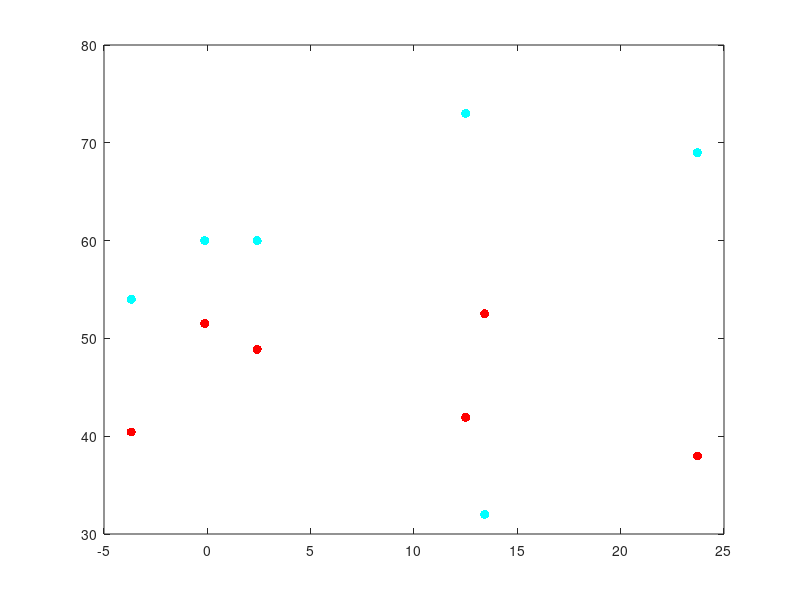

Write the MATLAB code that produced this figure. (Note: this script raises an error after producing the figure.)
%% Plot GPS data testing: Sun April, 26 wk7
%  Based on function: plot_google_map.m 
%  Based on google static map API(Broswer)
%  How to use:
%  - Do normal plotting of Long and Lat data in the front.
%  - When finishing config all Long and Lat data: Call plot_google_map('the settings u want')

%%
close all;
lat = [48.8708 51.5188 41.9260 40.4312 52.523 37.982]; 
lon = [2.4131 -0.1300 12.4951 -3.6788 13.415 23.715]; 
plot(lon,lat,'.r','MarkerSize',20)
hold on;
lat = [60 60 73 54 32 69]; 
lon = [2.4131 -0.1300 12.4951 -3.6788 13.415 23.715]; 
plot(lon,lat,'.c','MarkerSize',20)
%% Set API key: only need to do it once
%  API key: AIzaSyBCA_bJ4J52eNG1pOcih3JxMXnxkIZsrI4
%  plot_google_map('APIKey','AIzaSyBCA_bJ4J52eNG1pOcih3JxMXnxkIZsrI4')
%% Plot map
plot_google_map('MapType','satellite');
hold on;